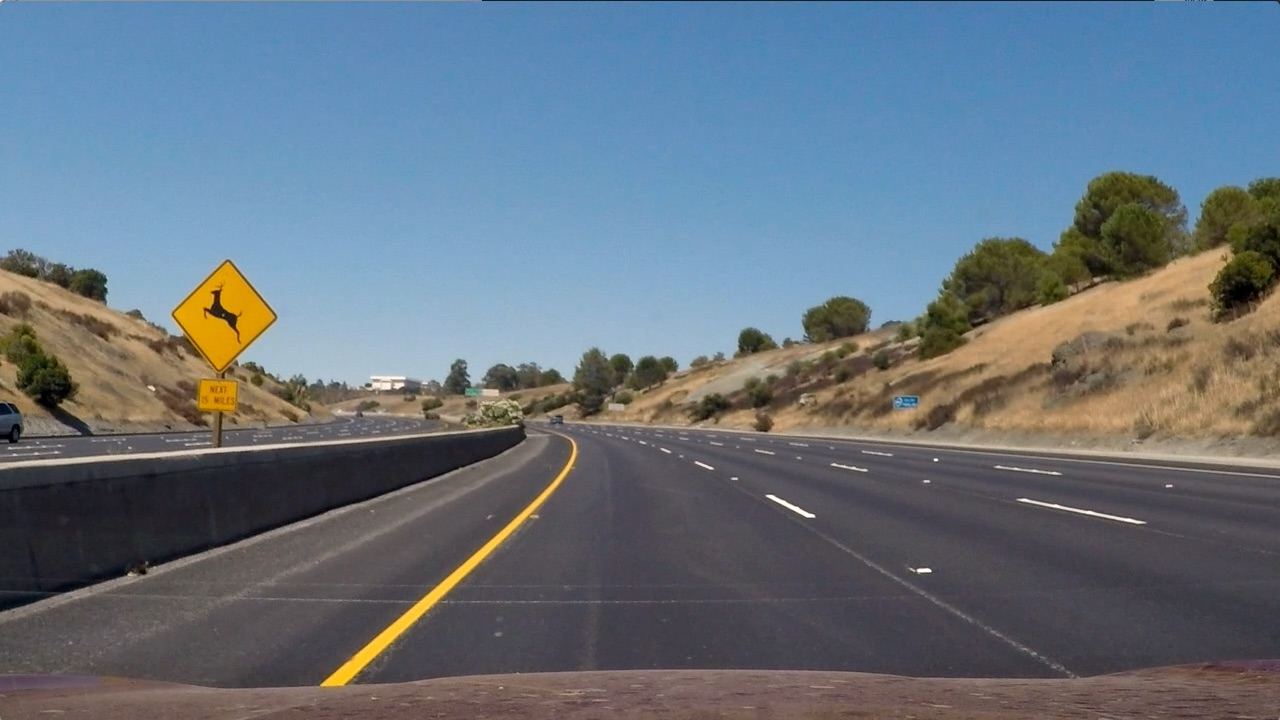
//> input picture test2.jpg, 1280 x 720 px, given in place of in_video.mp4, which was not available; the run also reads 1 picture not shown here
$ ./lane_detection   (built with g++ and OpenCV 4)
//> lines starting //> are read from the running program, lines starting //| are printed output that depends on the picture; after the words box and inside, x2 and y2 are one past the last pixel; in counts of white or black regions, pixels touching at a corner belong together; pictures that were not available may be replaced by others from this repository, and a replacement may not be noted
#include "opencv2/opencv.hpp"
#include "opencv2/core/core.hpp"
#include "opencv2/core/core_c.h"
#include "opencv2/imgproc.hpp"
#include "opencv2/highgui.hpp"
#include "opencv2/highgui/highgui_c.h"

#include <iostream>
#include <iomanip>
#include "stdio.h"

#include <sys/stat.h>

using namespace std;
using namespace cv;

/*
A Mapping of Type to Numbers in OpenCV

C1    C2    C3    C4
CV_8U    0    8    16    24
CV_8S    1    9    17    25
CV_16U    2    10    18    26
CV_16S    3    11    19    27
CV_32S    4    12    20    28
CV_32F    5    13    21    29
CV_64F    6    14    22    30
*/

void _PrintMatrix(const char *pMessage, cv::Mat &mat)
{
    printf("%s\n", pMessage);

    int rows_cnt = mat.rows > 2 ? 2 : mat.rows;
    int cols_cnt = mat.cols; // > 2 ? 2 : mat.cols;

    for (int r = 0; r < rows_cnt; r++) {
        for (int c = 0; c < cols_cnt; c++) {
            switch (mat.depth()) {
                case CV_8U:
                {
                printf("%*u ", 3, mat.at<uchar>(r, c));
                    break;
                }
                case CV_8S:
                {
                    printf("%*hhd ", 4, mat.at<schar>(r, c));
                    break;
                }
                case CV_16U:
                {
                    printf("%*hu ", 5, mat.at<ushort>(r, c));
                    break;
                }
                case CV_16S:
                {
                    printf("%*hd ", 6, mat.at<short>(r, c));
                    break;
                }
                case CV_32S:
                {
                    printf("%*d ", 6, mat.at<int>(r, c));
                    break;
                }
                case CV_32F:
                {
                    printf("%*.4f ", 10, mat.at<float>(r, c));
                    break;
                }
                case CV_64F:
                {
                    printf("%*.4f ", 10, mat.at<double>(r, c));
                    break;
                }
            }
        } printf("\n");
    } printf("\n");
}

float* polyfit(std::vector<Point> poly_points, int poly_order) {

    int i, j, k;
    int num_points = poly_points.size();

    // a stores the values of the final coefficients
    float* a = new float[poly_order + 1];

    // B is the Normal matrix(augmented) that will store the equations
    float** B = new float*[poly_order + 1];
    for (i = 0; i < poly_order + 1; i++) {
        B[i] = new float[poly_order + 2];
    }

    // Array for sigma(xi),sigma(xi^2),sigma(xi^3)....sigma(xi^2n)
    float* X = new float[2 * poly_order + 1];

    // Array for sigma(yi),sigma(xi*yi),sigma(xi^2*yi)...sigma(xi^n*yi)
    float* Y = new float[poly_order + 1];

    // Initialize arrays
    // Consecutive positions of the array will store N,sigma(xi),sigma(xi^2),sigma(xi^3)....sigma(xi^2n)
    for (i = 0; i < 2 * poly_order + 1; i++) {
        X[i] = 0;
        for (j = 0; j < num_points; j++) {
            X[i] = X[i] + pow(poly_points.at(j).x, i);
        }
    }

    // Build the Normal matrix by storing the corresponding coefficients at
    // the right positions except the last column of the matrix
    for (i = 0; i <= poly_order; i++) {
        for (j = 0; j <= poly_order; j++) {
            B[i][j] = X[i + j];
        }
    }

    // consecutive positions will store sigma(yi),sigma(xi*yi),sigma(xi^2*yi)...sigma(xi^n*yi)
    for (i = 0; i < poly_order + 1; i++) {
        Y[i] = 0;
        for (j = 0; j < num_points; j++) {
            Y[i] = Y[i] + pow(poly_points.at(j).x, i) * poly_points.at(j).y;
        }
    }

    // load y as the last column of B
    for (i = 0; i <= poly_order; i++) {
        B[i][poly_order + 1] = Y[i];
    }

    // increase by 1
    // the Gaussian Elimination part below was for n equations, but
    // we need poly_order+1 equation for degree of poly_order
    poly_order = poly_order + 1;

    // Gaussian Elimination to solve the set of linear equations (Pivotisation)
    for (i = 0; i < poly_order; i++) {
        for (k = i + 1; k < poly_order; k++) {
            if (B[i][i] < B[k][i]) {
                for (j = 0; j <= poly_order; j++) {
                    float temp = B[i][j];
                    B[i][j] = B[k][j];
                    B[k][j] = temp;
                }
            }
        }
    }

    // Loop to perform the Gauss Elimination
    for (i = 0; i < poly_order - 1; i++) {
        for (k = i + 1; k < poly_order; k++) {
            float t = B[k][i] / B[i][i];
            for (j = 0; j <= poly_order; j++) {
                //make the elements below the pivot elements equal to zero or elimnate the variables
                B[k][j] = B[k][j] - t * B[i][j];
            }
        }
    }

    // back-substitution
    for (i = poly_order - 1; i >= 0; i--) {
        a[i] = B[i][poly_order];
        for (j = 0; j < poly_order; j++) {
            if (j != i) {
                a[i] = a[i] - B[i][j] * a[j];
            }
        }
        a[i] = a[i] / B[i][i];
    }

    /*
    // enable to print the final result
    cout << "a: " << endl;
    for (i = 0; i < poly_order; i++) {
        cout << "a[" << i << "] = " << a[i] << endl;
    }
    */

    return a;
}

int exists(const char *name) {
    struct stat buffer;
    return (stat(name, &buffer) == 0);
}

float calc_window_weight(cv::Mat image, int i_start, int j_start, int window_width, int window_height) {

    float sum = 0.0f;
    for (int i = i_start; i < i_start + window_height && i < image.size().height; i++) {
        for (int j = j_start; j < j_start + window_width && j < image.size().width; j++) {
            sum += (float)image.at<uchar>(i, j);
        }
    }

    return sum;
}

void get_windows2(std::vector<Point> &wins_l, std::vector<Point> &wins_r, cv::Mat image, int window_width, int window_height) {

    // std::vector<Point> windows;

    int im_width = image.size().width;
    int im_height = image.size().height;

    int im_half_width = (int)(im_width / 2);

    // cout << "get_windows: " << im_width << " " << im_height << " " << im_half_width << endl;

    for (int i = 0; i < im_height; i += window_height) {

        float left_max = 0, right_max = 0;
        Point left_point, right_point;

        for (int j = 0; j < im_width; j += window_width) {

            float sum = calc_window_weight(image, i, j, window_width, window_height);

            // cout << "get_windows iter: " << i << " " << j << " " << sum << endl;

            if (j < im_half_width && sum > left_max) {
                left_max = sum;
                left_point = Point(i, j);
                // cout << "Added left " << endl;
            } else if (j > im_half_width && sum > right_max) {
                right_max = sum;
                right_point = Point(i, j);
                // cout << "Added right " << endl;
            }
        }

        wins_l.push_back(left_point);
        wins_r.push_back(right_point);
    }

    // [9 lines of commented-out code are left out]
}

cv::Mat pipeline(cv::Mat in) {

    cv::Mat hls;
    cv::cvtColor(in, hls, CV_BGR2HLS);

    vector<Mat> channels;
    split(hls, channels);

    Mat l_channel = Mat(channels[1]);
    Mat s_channel = Mat(channels[2]);

    int scale = 1;
    int delta = 0;
    int ddepth = CV_64F;

    Mat display;
    Mat grad_x, grad_y, grad;
    Mat abs_grad_x, abs_grad_y;
    Mat sobel_s_x, abs_sobel_s_x, scaled_sobel_s_x, sx_binary;
    Mat sobel_l_x, abs_sobel_l_x, scaled_sobel_l_x, lx_binary;

    Sobel(s_channel, sobel_s_x, ddepth, 1, 0, 9, scale, delta, BORDER_DEFAULT);
    cv::convertScaleAbs(sobel_s_x / 256, scaled_sobel_s_x);
    cv::threshold(scaled_sobel_s_x, sx_binary, 180, 1, THRESH_BINARY);

    Sobel(l_channel, sobel_l_x, ddepth, 1, 0, 9, scale, delta, BORDER_DEFAULT);
    cv::convertScaleAbs(sobel_l_x / 256, scaled_sobel_l_x);
    cv::threshold(scaled_sobel_l_x, lx_binary, 180, 1, THRESH_BINARY);

    Mat combined, combined256;
    cv::bitwise_or(sx_binary, lx_binary, combined);
    cv::convertScaleAbs(256 * combined, combined256);

    Mat sobx, soby, sobx_abs, soby_abs, sobgrad, sobgrad_low, sobgrad_up, sobgrad_final;
    Sobel(s_channel, sobx, CV_8U, 1, 0);
    Sobel(s_channel, soby, CV_8U, 0, 1);
    /*
    imwrite("temp0.jpg", sobel_s_x);
    imwrite("temp.jpg",  sobx);
    imwrite("temp1.jpg", soby);
    */
    cv::convertScaleAbs(sobx, sobx_abs);
    cv::convertScaleAbs(soby, soby_abs);
    sobx_abs /= 256;
    soby_abs /= 256;
    Mat sobx_abs_f, soby_abs_f;
    sobx_abs.convertTo(sobx_abs_f, CV_64F);
    soby_abs.convertTo(soby_abs_f, CV_64F);
    // _PrintMatrix("sobx", sobx_abs_f);
    // _PrintMatrix("soby", soby_abs_f);
    cv::phase(soby_abs_f, sobx_abs_f, sobgrad);
    // _PrintMatrix("sobgrad", sobgrad);
    // cout << "sobgrad type " << sobgrad.type() << endl;
    Mat tempa;
    cv::convertScaleAbs(256 * sobgrad, tempa);
    _PrintMatrix("tempa", tempa);
    cout << "tempa type " << tempa.type() << endl;
    // [14 lines of commented-out code are left out]
    sobgrad_final = Mat::zeros(sobgrad.size(), CV_8U);
    Mat sobgrad_final_bin;
    sobgrad_final_bin = Mat::zeros(sobgrad_final.size(), CV_8U);
    Mat combined_final = Mat::zeros(sobgrad.size(), CV_8U);
    cout << "sobgrad_final type" << sobgrad_final.type() << endl;
    cout << "sobgrad_final size" << sobgrad_final.size() << endl;
    for (int i = 0; i < sobgrad_final.rows; i++) {
        for (int j = 0; j < sobgrad_final.cols; j++) {
            //double val = tempa.at<double>(i, j);
            //if (val > 0.7 && val < 1.3) {
            unsigned char val = tempa.at<unsigned char>(i, j);
            //cout << val << endl;
            if (val > 0 && val < 256) {
                sobgrad_final.at<unsigned int>(i, j) = (unsigned char) 255;
            }
        }
    }

    cv::threshold(sobgrad_final, sobgrad_final_bin, 180, 1, THRESH_BINARY);
    cv::bitwise_and(combined, sobgrad_final_bin, combined_final);
    combined_final *= 256;

    // [16 lines of commented-out code are left out]

    return sobgrad_final;
}

int main() {

    cout << exists("in_video.mp4") << endl;
    cout << exists("in_image.jpg") << endl;

    // Create a VideoCapture object and open the input file
    // If the input is the web camera, pass 0 instead of the video file name

    VideoCapture cap("in_video.mp4");

    // Check if camera opened successfully
    if (!cap.isOpened()) {
        cout << "Error opening video stream or file" << endl;
        // return -1;
    }

    int im_w = 1280;
    int im_h = 720;
    int offset = 0;

    cv::Point2f src_vertices[4];
    src_vertices[0] = Point(500, 470);
    src_vertices[1] = Point(780, 470);
    src_vertices[2] = Point(1080, 650);
    src_vertices[3] = Point(200, 650);

    Point2f dst_vertices[4];
    dst_vertices[0] = Point(offset, offset);
    dst_vertices[1] = Point(im_w - offset, offset);
    dst_vertices[2] = Point(im_w - offset, im_h - offset);
    dst_vertices[3] = Point(offset, im_h - offset);

    Mat M = getPerspectiveTransform(src_vertices, dst_vertices);
    Mat M_inv = getPerspectiveTransform(dst_vertices, src_vertices);

    cout << M.size().width << " " << M.size().height << endl;

    cv::MatIterator_<double> _it = M.begin<double>();
    for (; _it != M.end<double>(); _it++) {
        std::cout << *_it << std::endl;
    }

    _it = M_inv.begin<double>();
    for (; _it != M_inv.end<double>(); _it++) {
        std::cout << *_it << std::endl;
    }

    Mat mtx = (Mat_<double>(3, 3) << 1.15529427e+03, 0.00000000e+00, 6.66607659e+02,
        0.00000000e+00, 1.15207332e+03, 3.90091939e+02,
        0.00000000e+00, 0.00000000e+00, 1.00000000e+00);

    Mat dist = (Mat_<double>(1, 5) << -2.39859361e-01, -2.71783516e-02, -6.46830818e-04, 6.94852396e-06,
        -1.99626622e-02);

    Mat rvecs = (Mat_<double>(18, 3) << 0.035787551948181034, -0.028348151896162854, -0.007378974918370405,
        0.513996679859966, -0.21794547365011274, 0.028517926443001263,
        0.03898754413948115, 0.4608697588726643, 0.006653594168759568,
        0.03740836168240398, 0.646416206001606, 0.010071740668489808,
        -0.32859639766080706, 0.6607602336256122, -0.41385204129211306,
        0.05889852535854729, -0.5167433562843025, -0.005548615452524798,
        -0.019741198891410898, -0.48588513727041116, 0.018734536696541737,
        0.0444074376941085, -0.46153196532093976, -0.05765278177490741,
        0.22064650015513176, -0.06346752806692323, 0.0118612209721304,
        0.18341644801312093, -0.0537829650974517, 0.0010465079908685193,
        0.08703901789007709, 0.38387224900074973, 0.0552650478146734,
        0.6383093016973135, -0.046835568156110584, 0.016539812257782744,
        -0.018329207628249158, 0.38558628631223474, -0.0026292061697080096,
        -0.44759809723966415, -0.06353406445291397, -0.018895923146439928,
        0.01870198804396533, 0.02376942384937375, -0.005544627082789631,
        0.021805468832337162, 0.6379019593066746, 0.0098189167240878,
        0.03164108432199019, -0.7026552441256677, -0.019574069302427857,
        -0.19120416053128075, -0.7577570290248707, 0.12034016378482212);

    Mat tvecs = (Mat_<double>(18, 3) << -4.2067286378099, -2.328629936019235, 8.47232083057268,
        -2.067685092163532, -0.7879872669861475, 19.567611503807015,
        -16.946055556743882, -3.5938566340336395, 32.05990964717467,
        -0.17025414224410967, -3.53965659758442, 21.868887300431254,
        -5.9974276626559, -1.6459428894601775, 26.67484512204059,
        5.424565938038441, -4.517672329603618, 20.771839229031322,
        4.53590711878514, -1.5351702738461908, 19.98339770287975,
        4.933989332115921, -5.1129319654725265, 19.766656192661184,
        -3.9387318830028994, -1.373807445554384, 17.020008257152067,
        -3.5939817975381216, -4.1938659618583625, 17.786212788038686,
        -12.994057137300373, -5.67049110377465, 23.75383163336914,
        -3.81251301900247, -1.625266177574172, 7.954322174278309,
        -13.383053166766626, -0.5651944353444776, 24.54782963443558,
        -4.37530895449841, -3.08670074363757, 10.714937034022677,
        -4.8980740171925765, -3.953987173470921, 30.458138456276636,
        -9.57606294909838, -3.3816867864259788, 32.140515619927314,
        0.7572101403479617, -2.975737620299634, 19.575910887878646,
        -0.8205981409160775, -4.64690401680416, 21.711578309633243);

    while (1) {

        Mat frame, gray;
        // Capture frame-by-frame
        cap >> frame;
//> frame is the input picture: 720 rows x 1280 cols, CV_8UC3; mean B, G, R 125.5, 114.6, 102.8
        bool brk = false;


        frame = cv::imread("in_image.jpg");
        brk = true;
        imshow("Frame", frame);
        // If the frame is empty, break immediately
        if (frame.empty())
            break;

        cv::Mat pipeline_out = pipeline(frame);
//> in pipeline, `cv::threshold(scaled_sobel_s_x, sx_binary, 180, 1, THRESH_BINARY);`:
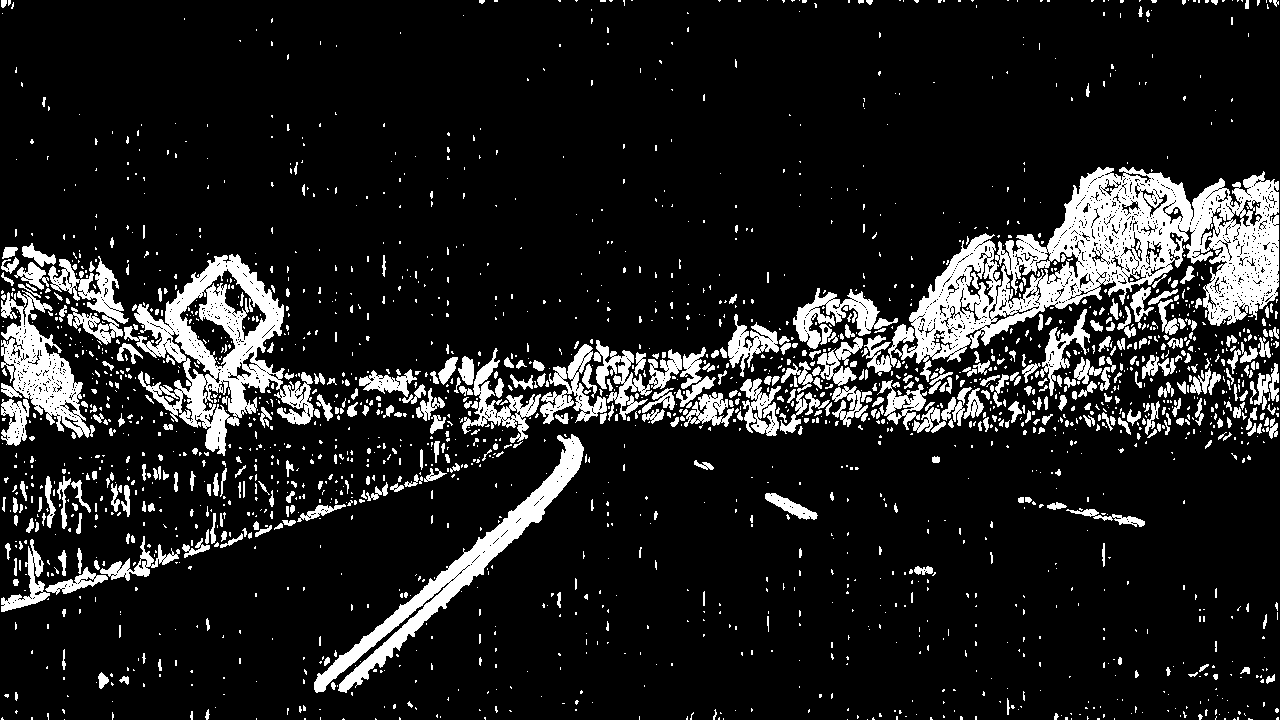
//> sx_binary: 720 rows x 1280 cols, CV_8UC1; values 0 (black) and 1 (white), 13% white; 2174 white regions (1694 under 20 px), largest, box (x1, y1, x2, y2) and area: (864, 167, 1279, 382) 30854, (124, 254, 314, 456) 12880, (314, 434, 584, 693) 8336
//> in pipeline, `Sobel(l_channel, sobel_l_x, ddepth, 1, 0, 9, scale, delta, BORDER_DEFA..`:
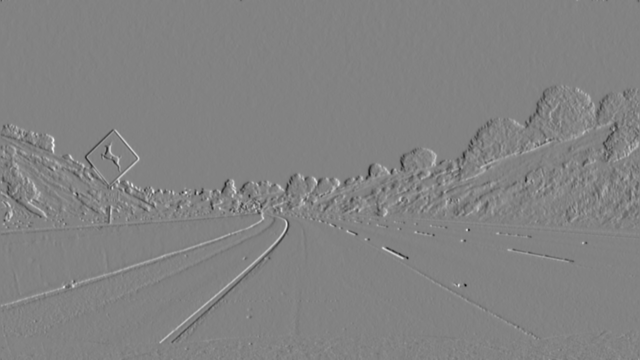
//> sobel_l_x: 720 rows x 1280 cols, CV_64FC1 (shown at 1/2 size); min -1144945, max 1091162, mean -277.7; drawn with min black and max white
//> in pipeline, `cv::convertScaleAbs(sobel_l_x / 256, scaled_sobel_l_x);`:
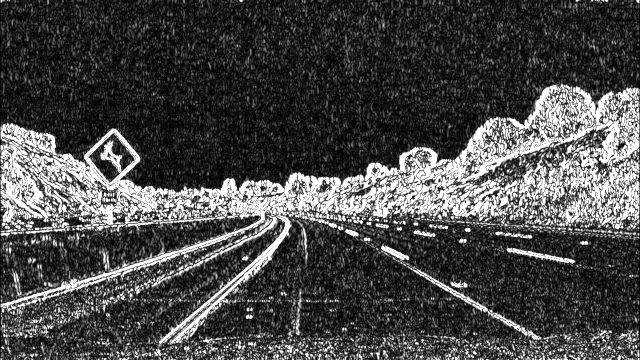
//> scaled_sobel_l_x: 720 rows x 1280 cols, CV_8UC1 (shown at 1/2 size); min 0, max 255, mean 73.8
//| tempa type 0
//| sobgrad_final type0
//| sobgrad_final size[1280 x 720]
        //imshow("Frame", pipeline_out);

        Mat undist, undist_warped, undist_warped_bgr;
        cv::undistort(pipeline_out, undist, mtx, dist);
        cv::warpPerspective(undist, undist_warped, M, undist.size(), INTER_LINEAR);
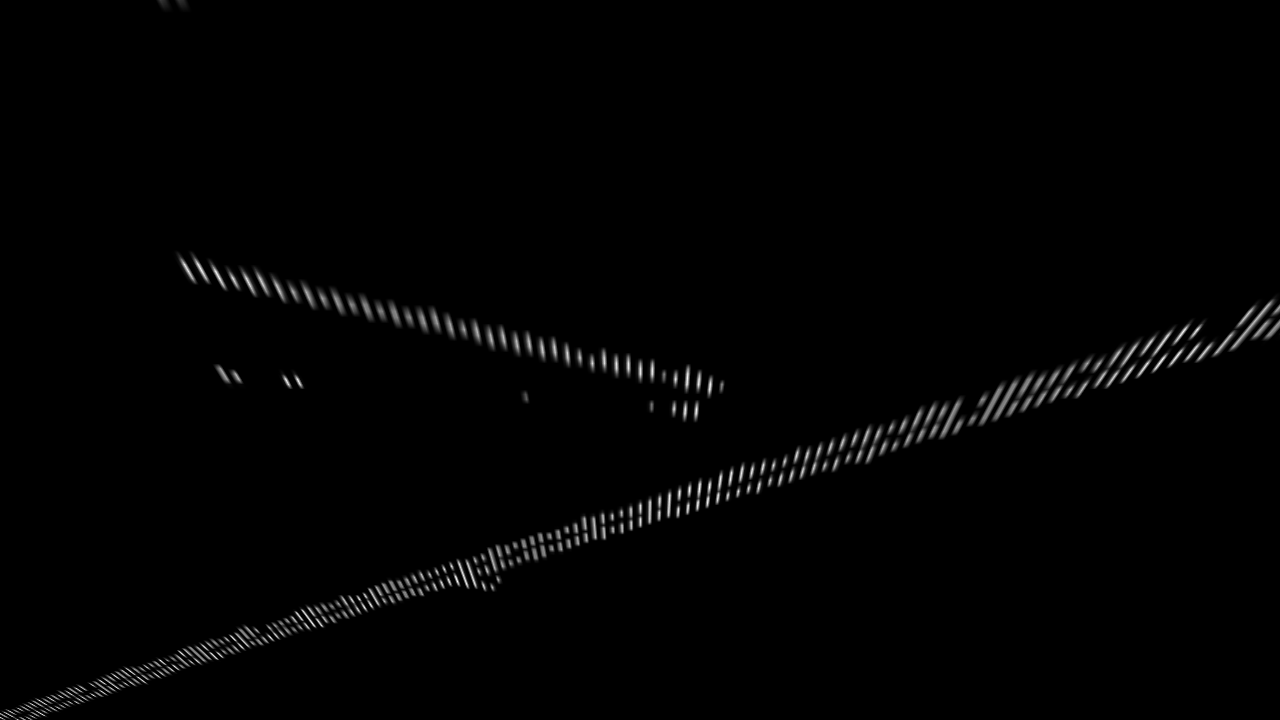
//> undist_warped: 720 rows x 1280 cols, CV_8UC1; min 0, max 255, mean 2.4
        cv::cvtColor(undist_warped, undist_warped_bgr, CV_GRAY2BGR);

        Mat white_img(undist_warped_bgr.size(), CV_8UC3, Scalar(255, 255, 255));

        // _PrintMatrix("undist_warped", undist_warped);

        //std::vector<Point> wins;
        int win_size = 32;
        std::vector<Point> wins_l, wins_r;
        // std::vector<Point> wins = get_windows2(wins_l, wins_r, undist_warped, win_size, win_size);
        get_windows2(wins_l, wins_r, undist_warped, win_size, win_size);
//> (the rest of the program and of its run is left out)
